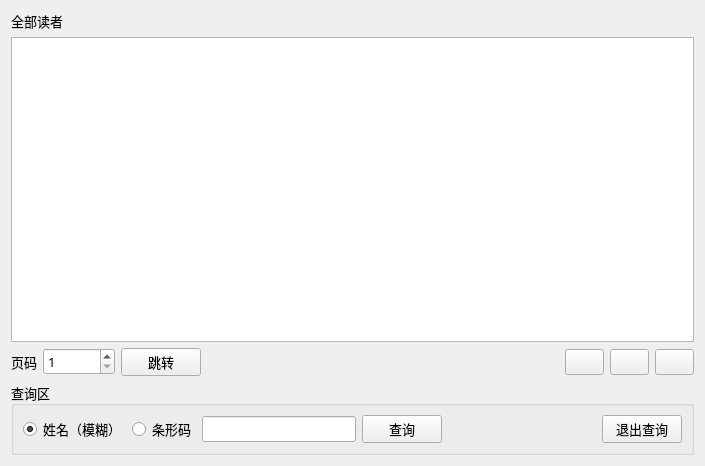
<?xml version="1.0" encoding="UTF-8"?>
<ui version="4.0">
 <class>ReaderManageForm</class>
 <widget class="QWidget" name="ReaderManageForm">
  <property name="geometry">
   <rect>
    <x>0</x>
    <y>0</y>
    <width>705</width>
    <height>466</height>
   </rect>
  </property>
  <property name="font">
   <font>
    <family>微软雅黑</family>
    <pointsize>10</pointsize>
   </font>
  </property>
  <property name="windowTitle">
   <string>Form</string>
  </property>
  <layout class="QVBoxLayout" name="verticalLayout_2">
   <item>
    <layout class="QHBoxLayout" name="horizontalLayout_3">
     <item>
      <widget class="QLabel" name="label_title">
       <property name="text">
        <string>全部读者</string>
       </property>
      </widget>
     </item>
     <item>
      <spacer name="horizontalSpacer_3">
       <property name="orientation">
        <enum>Qt::Horizontal</enum>
       </property>
       <property name="sizeHint" stdset="0">
        <size>
         <width>40</width>
         <height>20</height>
        </size>
       </property>
      </spacer>
     </item>
    </layout>
   </item>
   <item>
    <widget class="QTableView" name="tv"/>
   </item>
   <item>
    <layout class="QHBoxLayout" name="horizontalLayout" stretch="1,2,0,0,0">
     <item>
      <layout class="QHBoxLayout" name="horizontalLayout_4">
       <item>
        <widget class="QLabel" name="label_2">
         <property name="text">
          <string>页码</string>
         </property>
        </widget>
       </item>
       <item>
        <widget class="QSpinBox" name="spinBox">
         <property name="minimum">
          <number>1</number>
         </property>
         <property name="maximum">
          <number>999999</number>
         </property>
         <property name="value">
          <number>1</number>
         </property>
        </widget>
       </item>
       <item>
        <widget class="QPushButton" name="btn_jump">
         <property name="text">
          <string>跳转</string>
         </property>
        </widget>
       </item>
      </layout>
     </item>
     <item>
      <spacer name="horizontalSpacer">
       <property name="orientation">
        <enum>Qt::Horizontal</enum>
       </property>
       <property name="sizeHint" stdset="0">
        <size>
         <width>40</width>
         <height>20</height>
        </size>
       </property>
      </spacer>
     </item>
     <item>
      <widget class="QPushButton" name="btn_edit">
       <property name="text">
        <string/>
       </property>
      </widget>
     </item>
     <item>
      <widget class="QPushButton" name="btn_new">
       <property name="text">
        <string/>
       </property>
      </widget>
     </item>
     <item>
      <widget class="QPushButton" name="btn_del">
       <property name="text">
        <string/>
       </property>
      </widget>
     </item>
    </layout>
   </item>
   <item>
    <widget class="QGroupBox" name="groupBox">
     <property name="title">
      <string>查询区</string>
     </property>
     <layout class="QVBoxLayout" name="verticalLayout">
      <item>
       <layout class="QHBoxLayout" name="horizontalLayout_2">
        <item>
         <widget class="QRadioButton" name="radio_name">
          <property name="text">
           <string>姓名（模糊）</string>
          </property>
          <property name="checked">
           <bool>true</bool>
          </property>
         </widget>
        </item>
        <item>
         <widget class="QRadioButton" name="radio_barcode">
          <property name="text">
           <string>条形码</string>
          </property>
         </widget>
        </item>
        <item>
         <widget class="QLineEdit" name="lineEdit"/>
        </item>
        <item>
         <widget class="QPushButton" name="btn_query">
          <property name="text">
           <string>查询</string>
          </property>
         </widget>
        </item>
        <item>
         <spacer name="horizontalSpacer_2">
          <property name="orientation">
           <enum>Qt::Horizontal</enum>
          </property>
          <property name="sizeHint" stdset="0">
           <size>
            <width>40</width>
            <height>20</height>
           </size>
          </property>
         </spacer>
        </item>
        <item>
         <widget class="QPushButton" name="btn_showall">
          <property name="text">
           <string>退出查询</string>
          </property>
         </widget>
        </item>
       </layout>
      </item>
     </layout>
    </widget>
   </item>
  </layout>
 </widget>
 <resources/>
 <connections/>
</ui>
